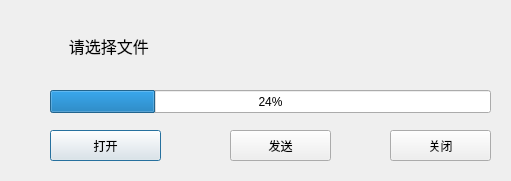
<?xml version="1.0" encoding="UTF-8"?>
<ui version="4.0">
 <class>TcpServer</class>
 <widget class="QDialog" name="TcpServer">
  <property name="geometry">
   <rect>
    <x>0</x>
    <y>0</y>
    <width>511</width>
    <height>181</height>
   </rect>
  </property>
  <property name="windowTitle">
   <string>发送文件</string>
  </property>
  <widget class="QLabel" name="serverStatusLabel">
   <property name="geometry">
    <rect>
     <x>60</x>
     <y>10</y>
     <width>431</width>
     <height>71</height>
    </rect>
   </property>
   <property name="font">
    <font>
     <pointsize>12</pointsize>
    </font>
   </property>
   <property name="text">
    <string>  请选择文件</string>
   </property>
  </widget>
  <widget class="QProgressBar" name="progressBar">
   <property name="geometry">
    <rect>
     <x>50</x>
     <y>90</y>
     <width>441</width>
     <height>23</height>
    </rect>
   </property>
   <property name="value">
    <number>24</number>
   </property>
  </widget>
  <widget class="QPushButton" name="serverOpenBtn">
   <property name="geometry">
    <rect>
     <x>50</x>
     <y>130</y>
     <width>111</width>
     <height>31</height>
    </rect>
   </property>
   <property name="text">
    <string>打开</string>
   </property>
  </widget>
  <widget class="QPushButton" name="serverSendBtn">
   <property name="geometry">
    <rect>
     <x>230</x>
     <y>130</y>
     <width>101</width>
     <height>31</height>
    </rect>
   </property>
   <property name="text">
    <string>发送</string>
   </property>
  </widget>
  <widget class="QPushButton" name="serverCloseBtn">
   <property name="geometry">
    <rect>
     <x>390</x>
     <y>130</y>
     <width>101</width>
     <height>31</height>
    </rect>
   </property>
   <property name="text">
    <string>关闭</string>
   </property>
  </widget>
 </widget>
 <layoutdefault spacing="6" margin="11"/>
 <resources/>
 <connections/>
</ui>
